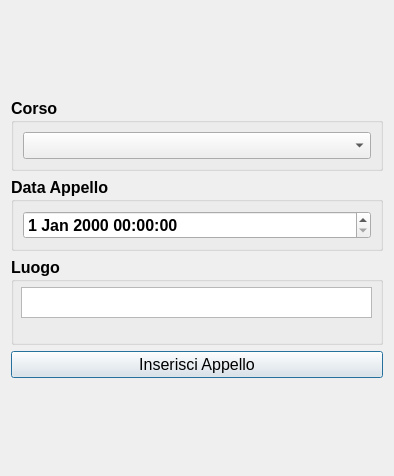
<?xml version="1.0" encoding="UTF-8"?>
<ui version="4.0">
 <class>segreteria_dialog_inserisci_appello</class>
 <widget class="QDialog" name="segreteria_dialog_inserisci_appello">
  <property name="geometry">
   <rect>
    <x>0</x>
    <y>0</y>
    <width>394</width>
    <height>476</height>
   </rect>
  </property>
  <property name="windowTitle">
   <string>StudiSync - Segreteria Inserisci Appello</string>
  </property>
  <layout class="QGridLayout" name="gridLayout">
   <item row="1" column="0">
    <widget class="QGroupBox" name="groupBox_3">
     <property name="enabled">
      <bool>true</bool>
     </property>
     <property name="font">
      <font>
       <pointsize>12</pointsize>
       <bold>true</bold>
      </font>
     </property>
     <property name="title">
      <string>Corso</string>
     </property>
     <layout class="QVBoxLayout" name="verticalLayout_3">
      <item>
       <widget class="QComboBox" name="comboBoxCorsi"/>
      </item>
     </layout>
    </widget>
   </item>
   <item row="0" column="0">
    <spacer name="verticalSpacer_6">
     <property name="orientation">
      <enum>Qt::Vertical</enum>
     </property>
     <property name="sizeHint" stdset="0">
      <size>
       <width>10</width>
       <height>26</height>
      </size>
     </property>
    </spacer>
   </item>
   <item row="8" column="0">
    <spacer name="verticalSpacer_7">
     <property name="orientation">
      <enum>Qt::Vertical</enum>
     </property>
     <property name="sizeHint" stdset="0">
      <size>
       <width>20</width>
       <height>40</height>
      </size>
     </property>
    </spacer>
   </item>
   <item row="6" column="0">
    <widget class="QPushButton" name="InsertAppelloButton">
     <property name="font">
      <font>
       <pointsize>12</pointsize>
      </font>
     </property>
     <property name="text">
      <string>Inserisci Appello</string>
     </property>
    </widget>
   </item>
   <item row="3" column="0">
    <widget class="QGroupBox" name="groupBox">
     <property name="font">
      <font>
       <pointsize>12</pointsize>
       <bold>true</bold>
      </font>
     </property>
     <property name="title">
      <string>Data Appello</string>
     </property>
     <layout class="QVBoxLayout" name="verticalLayout">
      <item>
       <widget class="QDateTimeEdit" name="dateTimeEdit"/>
      </item>
     </layout>
    </widget>
   </item>
   <item row="4" column="0">
    <widget class="QGroupBox" name="groupBox_2">
     <property name="enabled">
      <bool>true</bool>
     </property>
     <property name="sizePolicy">
      <sizepolicy hsizetype="Expanding" vsizetype="Expanding">
       <horstretch>0</horstretch>
       <verstretch>0</verstretch>
      </sizepolicy>
     </property>
     <property name="font">
      <font>
       <pointsize>12</pointsize>
       <bold>true</bold>
      </font>
     </property>
     <property name="title">
      <string>Luogo</string>
     </property>
     <widget class="QTextEdit" name="Luogo">
      <property name="geometry">
       <rect>
        <x>10</x>
        <y>30</y>
        <width>351</width>
        <height>31</height>
       </rect>
      </property>
     </widget>
    </widget>
   </item>
  </layout>
 </widget>
 <resources/>
 <connections/>
</ui>
